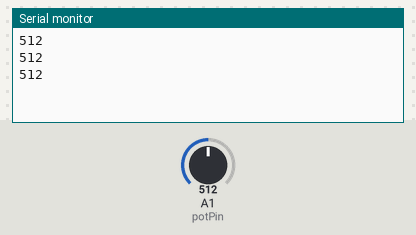
The sketch below on a simulated Arduino Uno, built with avr-gcc and run on an emulated ATmega328P. Parts: the last lines printed to the serial monitor. Inputs (shaded band) come from the test bench; at power-on: A1 (potPin) = 512.

Above: at 1.3 s.
1.4 s: A1 (potPin) set to 716
At 1.9 s:
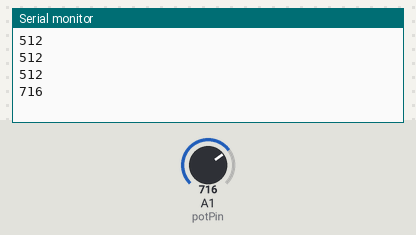
2.9 s: A1 (potPin) set to 900
At 3.4 s:
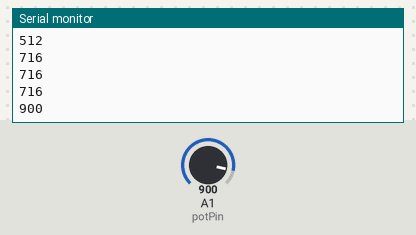
Timing chart, 0 to 5.9 s (numbered marks = the images above; inputs shaded):
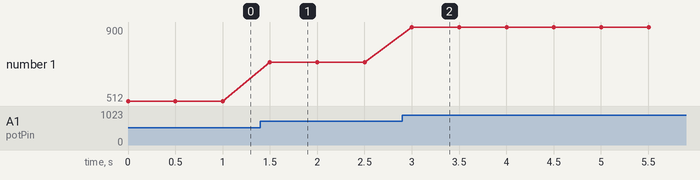

The sketch:

project1_-_poten.ino
```cpp
int potPin = A1;
int DL = 500;
int potVal;
void setup() {
  // put your setup code here, to run once:
pinMode(potPin,INPUT);
Serial.begin(9600);

}
void loop() {
  // put your main code here, to run repeatedly:
potVal = analogRead(potPin);
Serial.println(potVal);
delay(DL);
}
```

Measured:
- after the input at 1.4 s, the serial monitor: prints a new line after 0.10 s (image 1)
- after the input at 2.9 s, the serial monitor: prints a new line after 0.10 s (image 2)
- plotted number 1: 512 → 716 after the input at 1.4 s, 716 → 900 after the input at 2.9 s
